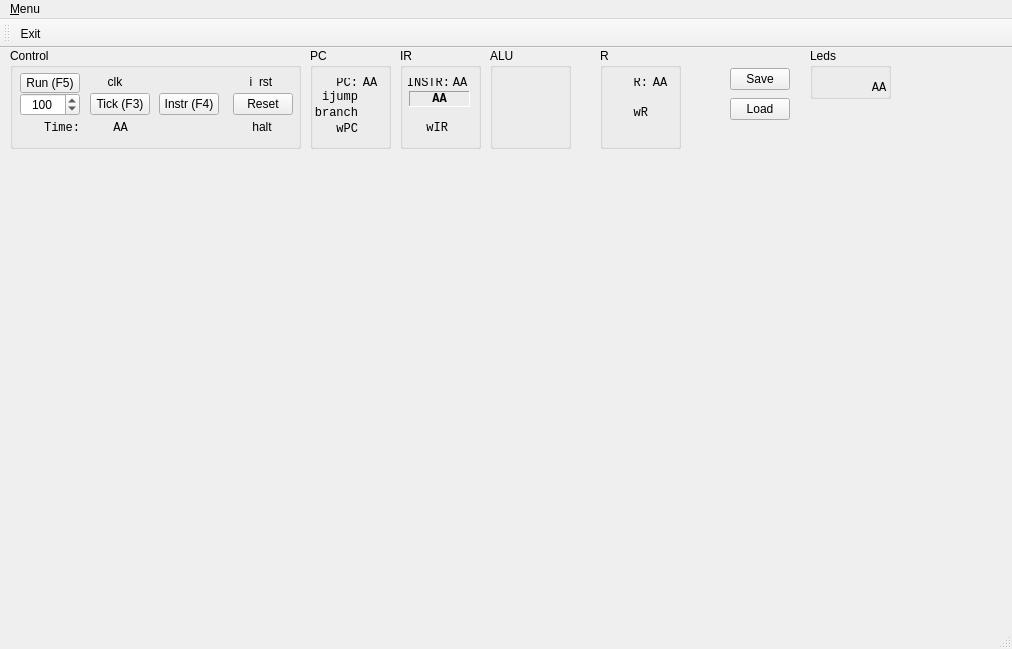
<?xml version="1.0" encoding="UTF-8"?>
<ui version="4.0">
 <class>MainWindow</class>
 <widget class="QMainWindow" name="MainWindow">
  <property name="geometry">
   <rect>
    <x>0</x>
    <y>0</y>
    <width>1012</width>
    <height>649</height>
   </rect>
  </property>
  <property name="windowTitle">
   <string>HRMCPU</string>
  </property>
  <widget class="QWidget" name="centralWidget">
   <widget class="QGroupBox" name="gPC">
    <property name="geometry">
     <rect>
      <x>310</x>
      <y>0</y>
      <width>81</width>
      <height>101</height>
     </rect>
    </property>
    <property name="styleSheet">
     <string notr="true"/>
    </property>
    <property name="title">
     <string>PC</string>
    </property>
    <widget class="QLabel" name="PC_PC">
     <property name="geometry">
      <rect>
       <x>50</x>
       <y>29</y>
       <width>20</width>
       <height>12</height>
      </rect>
     </property>
     <property name="font">
      <font>
       <family>Monospace</family>
       <pointsize>9</pointsize>
      </font>
     </property>
     <property name="text">
      <string>AA</string>
     </property>
     <property name="alignment">
      <set>Qt::AlignCenter</set>
     </property>
    </widget>
    <widget class="QLabel" name="label_14">
     <property name="geometry">
      <rect>
       <x>8</x>
       <y>30</y>
       <width>40</width>
       <height>10</height>
      </rect>
     </property>
     <property name="font">
      <font>
       <family>Monospace</family>
       <pointsize>9</pointsize>
      </font>
     </property>
     <property name="text">
      <string>PC:</string>
     </property>
     <property name="alignment">
      <set>Qt::AlignRight|Qt::AlignTrailing|Qt::AlignVCenter</set>
     </property>
    </widget>
    <widget class="QLabel" name="label_15">
     <property name="geometry">
      <rect>
       <x>8</x>
       <y>39</y>
       <width>40</width>
       <height>20</height>
      </rect>
     </property>
     <property name="font">
      <font>
       <family>Monospace</family>
       <pointsize>9</pointsize>
      </font>
     </property>
     <property name="text">
      <string>ijump</string>
     </property>
     <property name="alignment">
      <set>Qt::AlignRight|Qt::AlignTrailing|Qt::AlignVCenter</set>
     </property>
    </widget>
    <widget class="MLed" name="led_PC_ijump">
     <property name="geometry">
      <rect>
       <x>54</x>
       <y>44</y>
       <width>10</width>
       <height>10</height>
      </rect>
     </property>
     <property name="text">
      <string/>
     </property>
     <property name="pixmap">
      <pixmap resource="assets.qrc">:/assets/leds/assets/leds/green_off.svg</pixmap>
     </property>
     <property name="scaledContents">
      <bool>true</bool>
     </property>
    </widget>
    <widget class="QLabel" name="label_16">
     <property name="geometry">
      <rect>
       <x>-3</x>
       <y>55</y>
       <width>51</width>
       <height>20</height>
      </rect>
     </property>
     <property name="font">
      <font>
       <family>Monospace</family>
       <pointsize>9</pointsize>
      </font>
     </property>
     <property name="text">
      <string>branch</string>
     </property>
     <property name="alignment">
      <set>Qt::AlignRight|Qt::AlignTrailing|Qt::AlignVCenter</set>
     </property>
    </widget>
    <widget class="MLed" name="led_PC_branch">
     <property name="geometry">
      <rect>
       <x>54</x>
       <y>60</y>
       <width>10</width>
       <height>10</height>
      </rect>
     </property>
     <property name="text">
      <string/>
     </property>
     <property name="pixmap">
      <pixmap resource="assets.qrc">:/assets/leds/assets/leds/green_off.svg</pixmap>
     </property>
     <property name="scaledContents">
      <bool>true</bool>
     </property>
    </widget>
    <widget class="QLabel" name="label_21">
     <property name="geometry">
      <rect>
       <x>-3</x>
       <y>71</y>
       <width>51</width>
       <height>20</height>
      </rect>
     </property>
     <property name="font">
      <font>
       <family>Monospace</family>
       <pointsize>9</pointsize>
      </font>
     </property>
     <property name="text">
      <string>wPC</string>
     </property>
     <property name="alignment">
      <set>Qt::AlignRight|Qt::AlignTrailing|Qt::AlignVCenter</set>
     </property>
    </widget>
    <widget class="MLed" name="led_PC_wPC">
     <property name="geometry">
      <rect>
       <x>54</x>
       <y>76</y>
       <width>10</width>
       <height>10</height>
      </rect>
     </property>
     <property name="text">
      <string/>
     </property>
     <property name="pixmap">
      <pixmap resource="assets.qrc">:/assets/leds/assets/leds/green_off.svg</pixmap>
     </property>
     <property name="scaledContents">
      <bool>true</bool>
     </property>
    </widget>
   </widget>
   <widget class="QGroupBox" name="gR">
    <property name="geometry">
     <rect>
      <x>600</x>
      <y>0</y>
      <width>81</width>
      <height>101</height>
     </rect>
    </property>
    <property name="styleSheet">
     <string notr="true"/>
    </property>
    <property name="title">
     <string>R</string>
    </property>
    <widget class="QLabel" name="R_R">
     <property name="geometry">
      <rect>
       <x>50</x>
       <y>29</y>
       <width>20</width>
       <height>12</height>
      </rect>
     </property>
     <property name="font">
      <font>
       <family>Monospace</family>
       <pointsize>9</pointsize>
      </font>
     </property>
     <property name="text">
      <string>AA</string>
     </property>
     <property name="alignment">
      <set>Qt::AlignCenter</set>
     </property>
    </widget>
    <widget class="QLabel" name="label_17">
     <property name="geometry">
      <rect>
       <x>8</x>
       <y>30</y>
       <width>40</width>
       <height>10</height>
      </rect>
     </property>
     <property name="font">
      <font>
       <family>Monospace</family>
       <pointsize>9</pointsize>
      </font>
     </property>
     <property name="text">
      <string>R:</string>
     </property>
     <property name="alignment">
      <set>Qt::AlignRight|Qt::AlignTrailing|Qt::AlignVCenter</set>
     </property>
    </widget>
    <widget class="QLabel" name="label_19">
     <property name="geometry">
      <rect>
       <x>-3</x>
       <y>55</y>
       <width>51</width>
       <height>20</height>
      </rect>
     </property>
     <property name="font">
      <font>
       <family>Monospace</family>
       <pointsize>9</pointsize>
      </font>
     </property>
     <property name="text">
      <string>wR</string>
     </property>
     <property name="alignment">
      <set>Qt::AlignRight|Qt::AlignTrailing|Qt::AlignVCenter</set>
     </property>
    </widget>
    <widget class="MLed" name="led_R_wR">
     <property name="geometry">
      <rect>
       <x>54</x>
       <y>60</y>
       <width>10</width>
       <height>10</height>
      </rect>
     </property>
     <property name="text">
      <string/>
     </property>
     <property name="pixmap">
      <pixmap resource="assets.qrc">:/assets/leds/assets/leds/green_off.svg</pixmap>
     </property>
     <property name="scaledContents">
      <bool>true</bool>
     </property>
    </widget>
   </widget>
   <widget class="QGroupBox" name="gIR">
    <property name="geometry">
     <rect>
      <x>400</x>
      <y>0</y>
      <width>81</width>
      <height>101</height>
     </rect>
    </property>
    <property name="styleSheet">
     <string notr="true"/>
    </property>
    <property name="title">
     <string>IR</string>
    </property>
    <widget class="QLabel" name="IR_INSTR">
     <property name="geometry">
      <rect>
       <x>50</x>
       <y>29</y>
       <width>20</width>
       <height>12</height>
      </rect>
     </property>
     <property name="font">
      <font>
       <family>Monospace</family>
       <pointsize>9</pointsize>
      </font>
     </property>
     <property name="text">
      <string>AA</string>
     </property>
     <property name="alignment">
      <set>Qt::AlignCenter</set>
     </property>
    </widget>
    <widget class="QLabel" name="label_18">
     <property name="geometry">
      <rect>
       <x>0</x>
       <y>30</y>
       <width>50</width>
       <height>10</height>
      </rect>
     </property>
     <property name="font">
      <font>
       <family>Monospace</family>
       <pointsize>9</pointsize>
      </font>
     </property>
     <property name="text">
      <string>INSTR:</string>
     </property>
     <property name="alignment">
      <set>Qt::AlignRight|Qt::AlignTrailing|Qt::AlignVCenter</set>
     </property>
    </widget>
    <widget class="QLabel" name="label_20">
     <property name="geometry">
      <rect>
       <x>-3</x>
       <y>70</y>
       <width>51</width>
       <height>20</height>
      </rect>
     </property>
     <property name="font">
      <font>
       <family>Monospace</family>
       <pointsize>9</pointsize>
      </font>
     </property>
     <property name="text">
      <string>wIR</string>
     </property>
     <property name="alignment">
      <set>Qt::AlignRight|Qt::AlignTrailing|Qt::AlignVCenter</set>
     </property>
    </widget>
    <widget class="MLed" name="led_IR_wIR">
     <property name="geometry">
      <rect>
       <x>54</x>
       <y>75</y>
       <width>10</width>
       <height>10</height>
      </rect>
     </property>
     <property name="text">
      <string/>
     </property>
     <property name="pixmap">
      <pixmap resource="assets.qrc">:/assets/leds/assets/leds/green_off.svg</pixmap>
     </property>
     <property name="scaledContents">
      <bool>true</bool>
     </property>
    </widget>
    <widget class="QLabel" name="IR_INSTR_name">
     <property name="geometry">
      <rect>
       <x>9</x>
       <y>43</y>
       <width>61</width>
       <height>16</height>
      </rect>
     </property>
     <property name="font">
      <font>
       <family>Monospace</family>
       <pointsize>9</pointsize>
       <weight>75</weight>
       <bold>true</bold>
      </font>
     </property>
     <property name="frameShape">
      <enum>QFrame::Panel</enum>
     </property>
     <property name="frameShadow">
      <enum>QFrame::Sunken</enum>
     </property>
     <property name="text">
      <string>AA</string>
     </property>
     <property name="alignment">
      <set>Qt::AlignCenter</set>
     </property>
    </widget>
   </widget>
   <widget class="QGroupBox" name="gControl">
    <property name="geometry">
     <rect>
      <x>10</x>
      <y>0</y>
      <width>291</width>
      <height>101</height>
     </rect>
    </property>
    <property name="title">
     <string>Control</string>
    </property>
    <widget class="QSpinBox" name="clkPeriod">
     <property name="geometry">
      <rect>
       <x>10</x>
       <y>45</y>
       <width>60</width>
       <height>23</height>
      </rect>
     </property>
     <property name="alignment">
      <set>Qt::AlignCenter</set>
     </property>
     <property name="minimum">
      <number>50</number>
     </property>
     <property name="maximum">
      <number>2000</number>
     </property>
     <property name="singleStep">
      <number>50</number>
     </property>
     <property name="value">
      <number>100</number>
     </property>
    </widget>
    <widget class="MLed" name="clk">
     <property name="geometry">
      <rect>
       <x>80</x>
       <y>29</y>
       <width>10</width>
       <height>10</height>
      </rect>
     </property>
     <property name="text">
      <string/>
     </property>
     <property name="pixmap">
      <pixmap resource="assets.qrc">:/assets/leds/assets/leds/green_off.svg</pixmap>
     </property>
     <property name="scaledContents">
      <bool>true</bool>
     </property>
    </widget>
    <widget class="QLabel" name="label_3">
     <property name="geometry">
      <rect>
       <x>90</x>
       <y>29</y>
       <width>30</width>
       <height>10</height>
      </rect>
     </property>
     <property name="text">
      <string>clk</string>
     </property>
     <property name="alignment">
      <set>Qt::AlignCenter</set>
     </property>
    </widget>
    <widget class="QPushButton" name="pbB">
     <property name="geometry">
      <rect>
       <x>10</x>
       <y>25</y>
       <width>60</width>
       <height>20</height>
      </rect>
     </property>
     <property name="text">
      <string>Run (F5)</string>
     </property>
     <property name="checkable">
      <bool>true</bool>
     </property>
    </widget>
    <widget class="QPushButton" name="pbA">
     <property name="geometry">
      <rect>
       <x>80</x>
       <y>45</y>
       <width>60</width>
       <height>22</height>
      </rect>
     </property>
     <property name="toolTip">
      <string>Advance a clock tick</string>
     </property>
     <property name="text">
      <string>Tick (F3)</string>
     </property>
    </widget>
    <widget class="QPushButton" name="pbReset">
     <property name="geometry">
      <rect>
       <x>223</x>
       <y>45</y>
       <width>60</width>
       <height>22</height>
      </rect>
     </property>
     <property name="text">
      <string>Reset</string>
     </property>
     <property name="checkable">
      <bool>true</bool>
     </property>
    </widget>
    <widget class="MLed" name="led_i_rst">
     <property name="geometry">
      <rect>
       <x>225</x>
       <y>30</y>
       <width>10</width>
       <height>10</height>
      </rect>
     </property>
     <property name="text">
      <string/>
     </property>
     <property name="pixmap">
      <pixmap resource="assets.qrc">:/assets/leds/assets/leds/green_off.svg</pixmap>
     </property>
     <property name="scaledContents">
      <bool>true</bool>
     </property>
    </widget>
    <widget class="QLabel" name="label_4">
     <property name="geometry">
      <rect>
       <x>236</x>
       <y>29</y>
       <width>30</width>
       <height>10</height>
      </rect>
     </property>
     <property name="text">
      <string>i_rst</string>
     </property>
     <property name="alignment">
      <set>Qt::AlignCenter</set>
     </property>
    </widget>
    <widget class="QLabel" name="label_28">
     <property name="geometry">
      <rect>
       <x>9</x>
       <y>70</y>
       <width>61</width>
       <height>20</height>
      </rect>
     </property>
     <property name="font">
      <font>
       <family>Monospace</family>
       <pointsize>9</pointsize>
      </font>
     </property>
     <property name="text">
      <string>Time:</string>
     </property>
     <property name="alignment">
      <set>Qt::AlignRight|Qt::AlignTrailing|Qt::AlignVCenter</set>
     </property>
    </widget>
    <widget class="QLabel" name="main_time">
     <property name="geometry">
      <rect>
       <x>80</x>
       <y>70</y>
       <width>61</width>
       <height>20</height>
      </rect>
     </property>
     <property name="font">
      <font>
       <family>Monospace</family>
       <pointsize>9</pointsize>
      </font>
     </property>
     <property name="text">
      <string>AA</string>
     </property>
     <property name="alignment">
      <set>Qt::AlignCenter</set>
     </property>
    </widget>
    <widget class="QLabel" name="label_5">
     <property name="geometry">
      <rect>
       <x>237</x>
       <y>74</y>
       <width>30</width>
       <height>10</height>
      </rect>
     </property>
     <property name="text">
      <string>halt</string>
     </property>
     <property name="alignment">
      <set>Qt::AlignCenter</set>
     </property>
    </widget>
    <widget class="MLed" name="led_halt">
     <property name="geometry">
      <rect>
       <x>226</x>
       <y>75</y>
       <width>10</width>
       <height>10</height>
      </rect>
     </property>
     <property name="text">
      <string/>
     </property>
     <property name="pixmap">
      <pixmap resource="assets.qrc">:/assets/leds/assets/leds/green_off.svg</pixmap>
     </property>
     <property name="scaledContents">
      <bool>true</bool>
     </property>
    </widget>
    <widget class="QPushButton" name="pbINSTR">
     <property name="geometry">
      <rect>
       <x>149</x>
       <y>45</y>
       <width>60</width>
       <height>22</height>
      </rect>
     </property>
     <property name="toolTip">
      <string>Advance to next Instruction</string>
     </property>
     <property name="text">
      <string>Instr (F4)</string>
     </property>
    </widget>
   </widget>
   <widget class="QGroupBox" name="gR_2">
    <property name="geometry">
     <rect>
      <x>490</x>
      <y>0</y>
      <width>81</width>
      <height>101</height>
     </rect>
    </property>
    <property name="styleSheet">
     <string notr="true"/>
    </property>
    <property name="title">
     <string>ALU</string>
    </property>
   </widget>
   <widget class="QPushButton" name="pbSave">
    <property name="geometry">
     <rect>
      <x>730</x>
      <y>20</y>
      <width>60</width>
      <height>22</height>
     </rect>
    </property>
    <property name="text">
     <string>Save</string>
    </property>
   </widget>
   <widget class="QPushButton" name="pbLoad">
    <property name="geometry">
     <rect>
      <x>730</x>
      <y>50</y>
      <width>60</width>
      <height>22</height>
     </rect>
    </property>
    <property name="text">
     <string>Load</string>
    </property>
   </widget>
   <widget class="QGroupBox" name="g_Leds">
    <property name="geometry">
     <rect>
      <x>810</x>
      <y>0</y>
      <width>81</width>
      <height>51</height>
     </rect>
    </property>
    <property name="styleSheet">
     <string notr="true"/>
    </property>
    <property name="title">
     <string>Leds</string>
    </property>
    <widget class="QLabel" name="R_LEDs">
     <property name="geometry">
      <rect>
       <x>59</x>
       <y>34</y>
       <width>20</width>
       <height>12</height>
      </rect>
     </property>
     <property name="font">
      <font>
       <family>Monospace</family>
       <pointsize>9</pointsize>
      </font>
     </property>
     <property name="text">
      <string>AA</string>
     </property>
     <property name="alignment">
      <set>Qt::AlignCenter</set>
     </property>
    </widget>
    <widget class="MLed" name="led7">
     <property name="geometry">
      <rect>
       <x>0</x>
       <y>20</y>
       <width>10</width>
       <height>10</height>
      </rect>
     </property>
     <property name="text">
      <string/>
     </property>
     <property name="pixmap">
      <pixmap resource="assets.qrc">:/assets/leds/assets/leds/green_off.svg</pixmap>
     </property>
     <property name="scaledContents">
      <bool>true</bool>
     </property>
    </widget>
    <widget class="MLed" name="led6">
     <property name="geometry">
      <rect>
       <x>10</x>
       <y>20</y>
       <width>10</width>
       <height>10</height>
      </rect>
     </property>
     <property name="text">
      <string/>
     </property>
     <property name="pixmap">
      <pixmap resource="assets.qrc">:/assets/leds/assets/leds/green_off.svg</pixmap>
     </property>
     <property name="scaledContents">
      <bool>true</bool>
     </property>
    </widget>
    <widget class="MLed" name="led5">
     <property name="geometry">
      <rect>
       <x>20</x>
       <y>20</y>
       <width>10</width>
       <height>10</height>
      </rect>
     </property>
     <property name="text">
      <string/>
     </property>
     <property name="pixmap">
      <pixmap resource="assets.qrc">:/assets/leds/assets/leds/green_off.svg</pixmap>
     </property>
     <property name="scaledContents">
      <bool>true</bool>
     </property>
    </widget>
    <widget class="MLed" name="led4">
     <property name="geometry">
      <rect>
       <x>30</x>
       <y>20</y>
       <width>10</width>
       <height>10</height>
      </rect>
     </property>
     <property name="text">
      <string/>
     </property>
     <property name="pixmap">
      <pixmap resource="assets.qrc">:/assets/leds/assets/leds/green_off.svg</pixmap>
     </property>
     <property name="scaledContents">
      <bool>true</bool>
     </property>
    </widget>
    <widget class="MLed" name="led3">
     <property name="geometry">
      <rect>
       <x>40</x>
       <y>20</y>
       <width>10</width>
       <height>10</height>
      </rect>
     </property>
     <property name="text">
      <string/>
     </property>
     <property name="pixmap">
      <pixmap resource="assets.qrc">:/assets/leds/assets/leds/green_off.svg</pixmap>
     </property>
     <property name="scaledContents">
      <bool>true</bool>
     </property>
    </widget>
    <widget class="MLed" name="led2">
     <property name="geometry">
      <rect>
       <x>50</x>
       <y>20</y>
       <width>10</width>
       <height>10</height>
      </rect>
     </property>
     <property name="text">
      <string/>
     </property>
     <property name="pixmap">
      <pixmap resource="assets.qrc">:/assets/leds/assets/leds/green_off.svg</pixmap>
     </property>
     <property name="scaledContents">
      <bool>true</bool>
     </property>
    </widget>
    <widget class="MLed" name="led1">
     <property name="geometry">
      <rect>
       <x>60</x>
       <y>20</y>
       <width>10</width>
       <height>10</height>
      </rect>
     </property>
     <property name="text">
      <string/>
     </property>
     <property name="pixmap">
      <pixmap resource="assets.qrc">:/assets/leds/assets/leds/green_off.svg</pixmap>
     </property>
     <property name="scaledContents">
      <bool>true</bool>
     </property>
    </widget>
    <widget class="MLed" name="led0">
     <property name="geometry">
      <rect>
       <x>70</x>
       <y>20</y>
       <width>10</width>
       <height>10</height>
      </rect>
     </property>
     <property name="text">
      <string/>
     </property>
     <property name="pixmap">
      <pixmap resource="assets.qrc">:/assets/leds/assets/leds/green_off.svg</pixmap>
     </property>
     <property name="scaledContents">
      <bool>true</bool>
     </property>
    </widget>
   </widget>
  </widget>
  <widget class="QMenuBar" name="menuBar">
   <property name="geometry">
    <rect>
     <x>0</x>
     <y>0</y>
     <width>1012</width>
     <height>19</height>
    </rect>
   </property>
   <widget class="QMenu" name="menuMenu">
    <property name="title">
     <string>&amp;Menu</string>
    </property>
    <addaction name="actionLoad_Program"/>
    <addaction name="separator"/>
    <addaction name="actionExit"/>
   </widget>
   <addaction name="menuMenu"/>
  </widget>
  <widget class="QToolBar" name="mainToolBar">
   <attribute name="toolBarArea">
    <enum>TopToolBarArea</enum>
   </attribute>
   <attribute name="toolBarBreak">
    <bool>false</bool>
   </attribute>
   <addaction name="actionExit"/>
  </widget>
  <widget class="QStatusBar" name="statusBar"/>
  <action name="actionLoad_Program">
   <property name="text">
    <string>&amp;Load Program</string>
   </property>
  </action>
  <action name="actionExit">
   <property name="text">
    <string>&amp;Exit</string>
   </property>
  </action>
 </widget>
 <layoutdefault spacing="6" margin="11"/>
 <customwidgets>
  <customwidget>
   <class>MLed</class>
   <extends>QLabel</extends>
   <header location="global">mled.h</header>
  </customwidget>
 </customwidgets>
 <resources>
  <include location="assets.qrc"/>
 </resources>
 <connections/>
</ui>
